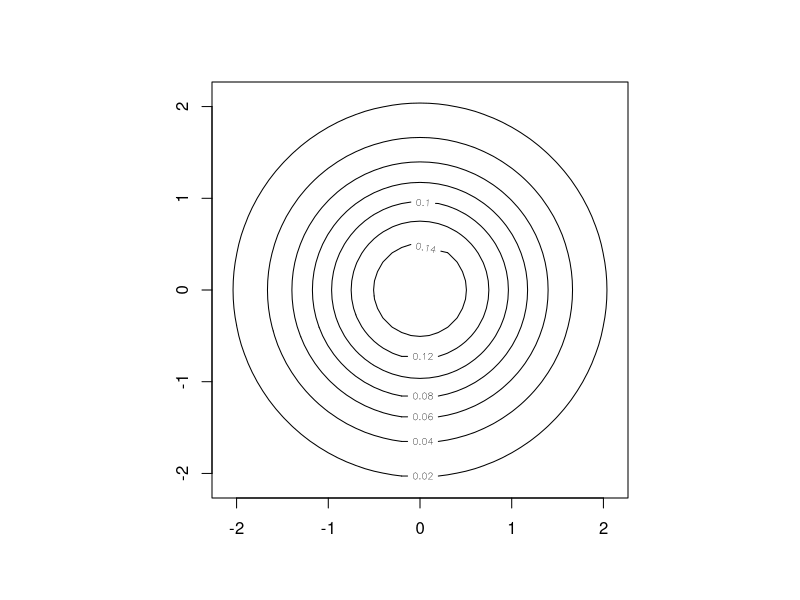

This chart was generated by the following R code:
drawLines <- function(center, cv) {
  det <- det(cv)
  a <- cv[2, 2] / det
  b <- -cv[1, 2] / det
  c <- -cv[2, 1] / det
  d <- cv[1, 1] / det
  
  x0 <- center[1]
  y0 <- center[2]
  
  A <- d
  B <- a
  C <- -c -b
  D <- -2*d*x0 + y0*(c+b)
  E <- -2*a*y0 + x0*(c+b)
  F <- d*x0^2 + a*y0^2 + x0*y0*(-c-b)
  
  func <- function(x, y) {
    1 / (2*pi*sqrt(det)) * exp(-0.5 * (x^2*A + y^2*B + x*y*C + x*D + y*E + F))
  }
  
  X <- seq(-2-0.1, 2+0.1, 0.1)
  Y <- seq(-2-0.1, 2+0.1, 0.1)
  Z <- outer(X, Y, func)
  
  contour(X, Y, Z)
}

par(pty="s")

drawLines(c(0, 0), matrix(c(1, 0, 0, 1), 2, 2))
